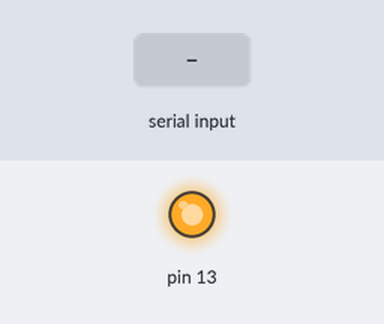
Recording of a sketch running on a simulated Arduino Uno, built with avr-gcc and run on an emulated ATmega328P. On the bench: output pins drawn as LEDs (lit = HIGH). The test bench sets the inputs (shaded band).

Above: at 1.2 s.
1.3 s: "O" received over Serial
At 2.0 s:
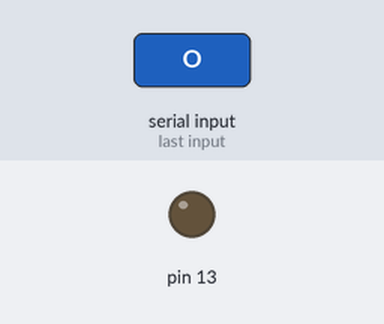
2.8 s: "F" received over Serial
At 3.1 s:
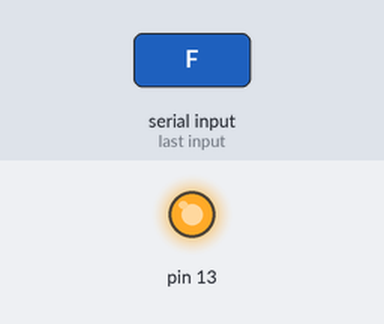
Timing chart, 0 to 5.8 s (numbered marks = the images above; inputs shaded):
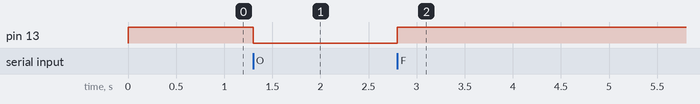

The sketch:

NodeRelaySwitch.ino
```cpp
void setup(){
  Serial.begin(9600);
   pinMode(13,OUTPUT);
   digitalWrite(13,HIGH);//turn off
}

void loop(){
    char cmd = 'z';
  //Get byte off of serial buffer
  cmd = Serial.read();

  if (cmd == 'O') {
      digitalWrite(13,LOW);
  }else if(cmd == 'F'){
     digitalWrite(13,HIGH);
  }
}
```

Measured:
- after the input at 1.3 s, pin 13: HIGH → LOW at once
- after the input at 2.8 s, pin 13: LOW → HIGH at once
